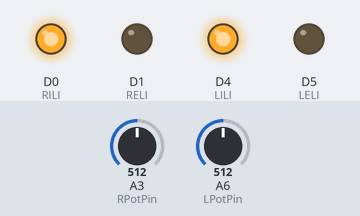
This program was run on a simulated Seeed XIAO (SAMD21). Parts: output pins drawn as LEDs (lit = HIGH). Inputs (shaded band) come from the test bench; at power-on: A3 (RPotPin) = 512, A6 (LPotPin) = 512.

Above: at 1.2 s.
1.3 s: A3 (RPotPin) set to 14
2.8 s: A3 (RPotPin) set to 10
At 3.8 s:
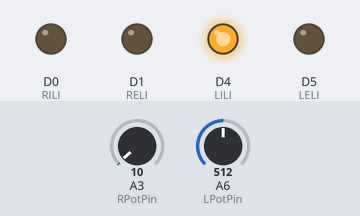
4.3 s: A6 (LPotPin) set to 14
5.8 s: A6 (LPotPin) set to 11
At 6.2 s:
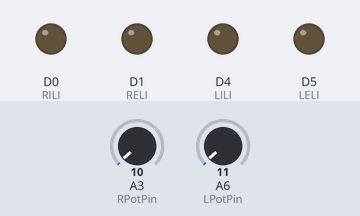
7.3 s: A3 (RPotPin) set to 122
At 8.5 s:
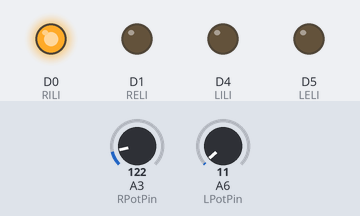
8.8 s: A3 (RPotPin) set to 0
At 9.6 s:
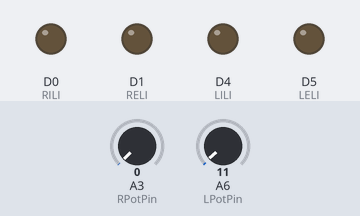
Timing chart, 0 to 11.3 s (numbered marks = the images above; inputs shaded):
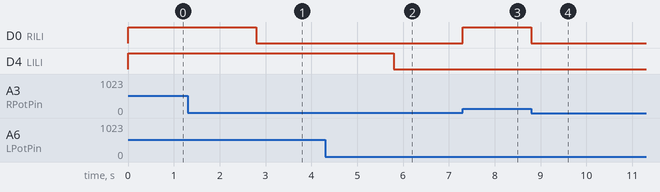

Measured:
- the behaviour switches between 13 and 12 on A3 (RPotPin) (found by bisection; images 0 and 1)
- the behaviour switches between 13 and 12 on A6 (LPotPin) (found by bisection; images 1 and 2)
- after the input at 1.3 s, every drawn part: stays the same
- after the input at 2.8 s, D0 (RILI): HIGH → LOW at once
- after the input at 4.3 s, every drawn part: stays the same
- after the input at 5.8 s, D4 (LILI): HIGH → LOW at once
- after the input at 7.3 s, D0 (RILI): LOW → HIGH at once
- after the input at 8.8 s, D0 (RILI): HIGH → LOW at once

The program:

main.cpp
```cpp
#include <SPI.h>
#include <mcp_can.h>
#include <Arduino.h>
#include "actuatorController.h"

// Define which microcontroller you are using
// 1: Controls Leg Lengths 6 (on left) and 1 (on right)
// 2: Controls Leg Lengths 2 (on left) and 3 (on right)
// 3: Controls Leg Lengths 4 (on left) and 5 (on right)
// NOTE: THIS MUST BE UPDATED FOR EACH MICROCONTROLLER
#define MICROCONTROLLER_ID 1

// Chip select pin
const int SPI_CS_PIN = 7;

// Create an instance of the MCP_CAN class
MCP_CAN CAN(SPI_CS_PIN);

// Define the Pin Numbers

// Right Actuator Pins (from the Perspective of the MCU)
int RILI = 0; // Right Internal Logic Input
int RELI = 1; // Right External Logic Input
int RPotPin = 3; // Right Potentiometer Feedback Pin

// Left Actuator Pins (from the Perspective of the MCU)
int LILI = 4; // Left Internal Logic Input
int LELI = 5; // Left External Logic Input
int LPotPin= 6; // Left Potentiometer Feedback Pin

// Create Instances of the Actuator Controller Class for the Left and Right Actuators
ActuatorController leftActuatorController(LPotPin, LILI, LELI);
ActuatorController rightActuatorController(RPotPin, RILI, RELI);

// Buffer for leg lengths
float legLengths[6] = {0};  // leg 1 to leg 6

void setup() {
  if (CAN.begin(MCP_ANY, CAN_500KBPS, MCP_8MHZ) == CAN_OK) {
  } else {
    while (1);
  }

  CAN.setMode(MCP_NORMAL); // Normal mode

  // Set the Command Output Pins

    // Left Actuator Pins (from the Perspective of the MCU)
    pinMode(LILI, OUTPUT);
    pinMode(LELI, OUTPUT);
    pinMode(LPotPin, INPUT);

    // Right Actuator Pins (from the Perspective of the MCU)
    pinMode(RILI, OUTPUT);
    pinMode(RELI, OUTPUT);
    pinMode(RPotPin, INPUT);
}

void loop() {
  if (CAN.checkReceive() == CAN_MSGAVAIL) {
    long unsigned int rxId;
    unsigned char len = 0;
    unsigned char rxBuf[8];

    CAN.readMsgBuf(&rxId, &len, rxBuf);

    // Only process expected message IDs (0x130 - 0x135)
    if (rxId >= 0x130 && rxId <= 0x135 && len == 4) {
      int legIndex = rxId - 0x130;

      // Reconstruct float from 4 bytes (big-endian from Python)
        union {
        byte b[4];
        float f;
        } converter;

        converter.b[0] = rxBuf[3];  // LSB
        converter.b[1] = rxBuf[2];
        converter.b[2] = rxBuf[1];
        converter.b[3] = rxBuf[0];  // MSB
      legLengths[legIndex] = converter.f;

      // Serial.print("Leg ");
      // Serial.print(legIndex + 1);
      // Serial.print(": ");
      // Serial.println(legLengths[legIndex], 6); // Print with precision
    }

    // Update the actuator controllers based on the microcontroller ID
    if (MICROCONTROLLER_ID == 1) {
      // Update the left and right actuator controllers with the new leg lengths
      leftActuatorController.setTargetPosition(legLengths[5]); // Left Leg Length 6
      rightActuatorController.setTargetPosition(legLengths[0]); // Right Leg Length 1
      // Serial.print("Left Leg Length 6 Command: ");
      // Serial.println(legLengths[5]);
      // Serial.print("Right Leg Length 1 Command: ");
      // Serial.println(legLengths[0]);
    } else if (MICROCONTROLLER_ID == 2) {
      leftActuatorController.setTargetPosition(legLengths[1]); // Left Leg Length 2
      rightActuatorController.setTargetPosition(legLengths[2]); // Right Leg Length 3
      // Serial.print("Left Leg Length 2 Command: ");
      // Serial.println(legLengths[1]);
      // Serial.print("Right Leg Length 3 Command: ");
      // Serial.println(legLengths[2]);
    } else if (MICROCONTROLLER_ID == 3) {
      leftActuatorController.setTargetPosition(legLengths[3]); // Left Leg Length 4
      rightActuatorController.setTargetPosition(legLengths[4]); // Right Leg Length 5
      // Serial.print("Left Leg Length 4 Command: ");
      // Serial.println(legLengths[3]);
      // Serial.print("Right Leg Length 5 Command: ");
      // Serial.println(legLengths[4]);
    }


  }
  // Provide control commands and update actuator controllers
  leftActuatorController.update();
  rightActuatorController.update();

  // Removed delay to try to reduce jitters, but add it back if necessary
}
```

actuatorController.cpp
```cpp
#include "actuatorController.h"
#include <Arduino.h>

// Define Error Tolerance
#define errorTolerance 0.1f // 0.25mm Tolerance for Position Control

// Define Maximum Position and Minimum Position
#define maxPosition 200.0f // Maximum Position in mm (Adjust if Stroke Length is Different)
#define minPosition 1.0f // Measure Your Actuator's Extension when Fully Retracted to Improve Position Accuracy

// ActuatorController class implementation

ActuatorController::ActuatorController(int potPin, int ILI, int ELI)
    : potPin(potPin), ILI(ILI), ELI(ELI), targetPosition(0.0f) {
    pinMode(ILI, OUTPUT);
    pinMode(ELI, OUTPUT);
    pinMode(potPin, INPUT);
    stop(); // Initially Stop Actuator
}

// Define the setTargetPosition Function to Set the Commanded Position
void ActuatorController::setTargetPosition(float target) {
    targetPosition = target;
}

// Define the readPosition Function to Read the Position of the Linear Actuator
float ActuatorController::readPosition() {
    // Read the potentiometer value and map it to a position in mm
    int potValue = analogRead(potPin);
    // Assuming the potentiometer gives a range of 0-1023 corresponding to 0-200mm
    float position = map(potValue, 7, 1023, minPosition, maxPosition); // Computed Some Calibration Constants in Matlab
    // Testing Block:
    /*
    Serial.print("Potentiometer Feedback: ");
    Serial.println(potValue);
    Serial.print("Actuator Position: ");
    Serial.println(position);
    */

    // Return Computed Position
    return position;
}

// Define the Update Function to Constantly Update the Controller with New Feedback
void ActuatorController::update() {
    float currentPosition = readPosition();
    if (currentPosition < targetPosition - errorTolerance and currentPosition < maxPosition-0.5) { // If Current Position is 5mm Below Target
        extend();
    } else if (currentPosition > targetPosition + errorTolerance and currentPosition > minPosition ) { // If Current Position is 5mm Above Target
        retract();
    } else {
        stop(); // If Within 5mm of Target, Stop
    }
}

// Extension Function
void ActuatorController::extend() {
    digitalWrite(ILI, LOW); // Set Internal Logic Input Low
    digitalWrite(ELI, HIGH);  // Set External Logic Input High
}

// Retraction Function
void ActuatorController::retract() {
    digitalWrite(ILI, HIGH);  // Set Internal Logic Input High
    digitalWrite(ELI, LOW); // Set External Logic Input Low
}

// Stop Function
void ActuatorController::stop() {
    digitalWrite(ILI, LOW);  // Set Internal Logic Input Low
    digitalWrite(ELI, LOW);  // Set External Logic Input Low
}
```

actuatorController.h
```cpp
#pragma once // Prevent Multiple Inclusions of the Header File

class ActuatorController {
    public:
        ActuatorController(int potPin, int ILI, int ELI); // Sets Pins for the Potentiometer Feedback and the Internal/External Logic Inputs (ILI and ELI, Respectively)
        void setTargetPosition(float target); // Set the Commanded Position
        void update(); // This Gets Called in the Loop to Constantly Update the Controller with New Feedback

    private:
        int potPin; // Pin for Potentiometer Feedback
        int ILI; // Pin for Internal Logic Input
        int ELI; // Pin for External Logic Input
        float targetPosition; // Float Value that Represents the Commanded Actuator Position

        float readPosition(); // Function to Read the Position of the Linear Actuator
        void extend(); // Extension Function
        void retract(); // Retraction Function
        void stop(); // Function to Pause Actuator Motion Once It's Close Enough to the Desired Position
};
```
